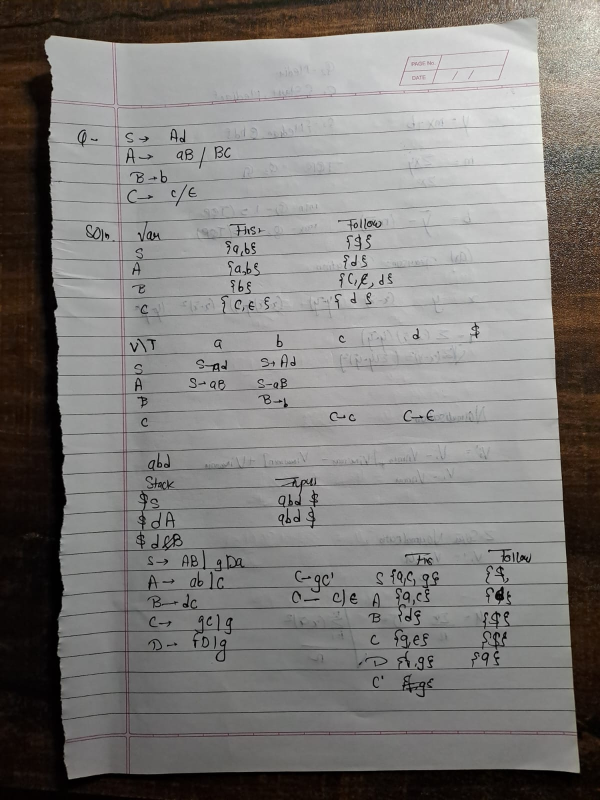
#> input picture Document Scanner/try.jpg, 1200 x 1600 px (shown at 1/2 size)
$ python -i scanner.py   (imports and definitions only)
#> lines starting #> are read from the running program, lines starting #| are printed output that depends on the picture; after the words box and inside, x2 and y2 are one past the last pixel; in counts of white or black regions, pixels touching at a corner belong together
import cv2
import numpy as np
from utils import order_points, four_point_transform

def scan_document(image_path):
    # Load the image and convert it to grayscale
#> called with image_path = 'try.jpg'
    image = cv2.imread(image_path)
#> image is the input picture: shape (1600, 1200, 3); mean B, G, R 122.4, 124.7, 127.1
    gray = cv2.cvtColor(image, cv2.COLOR_BGR2GRAY)

    # Use GaussianBlur and edge detection (Canny)
    blurred = cv2.GaussianBlur(gray, (5, 5), 0)
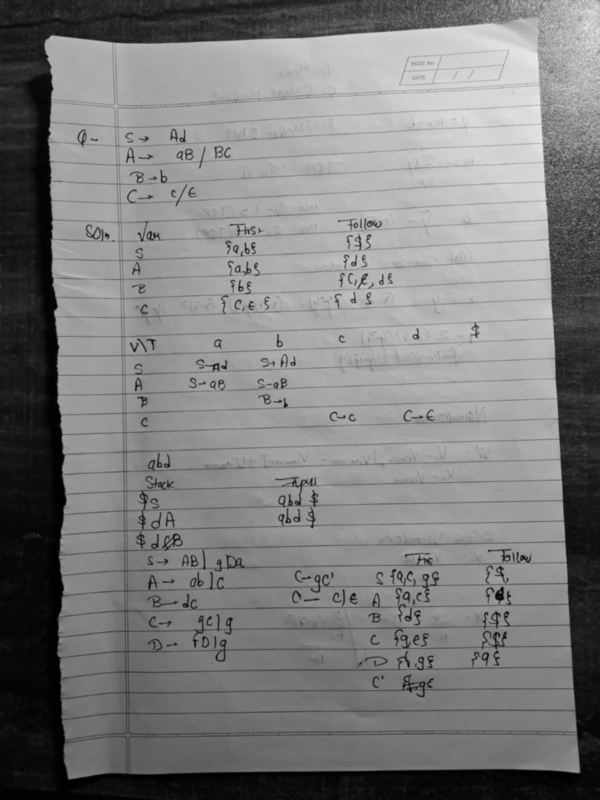
#> blurred: shape (1600, 1200) (shown at 1/2 size); min 0, max 234, mean 125.1
    edged = cv2.Canny(blurred, 75, 200)
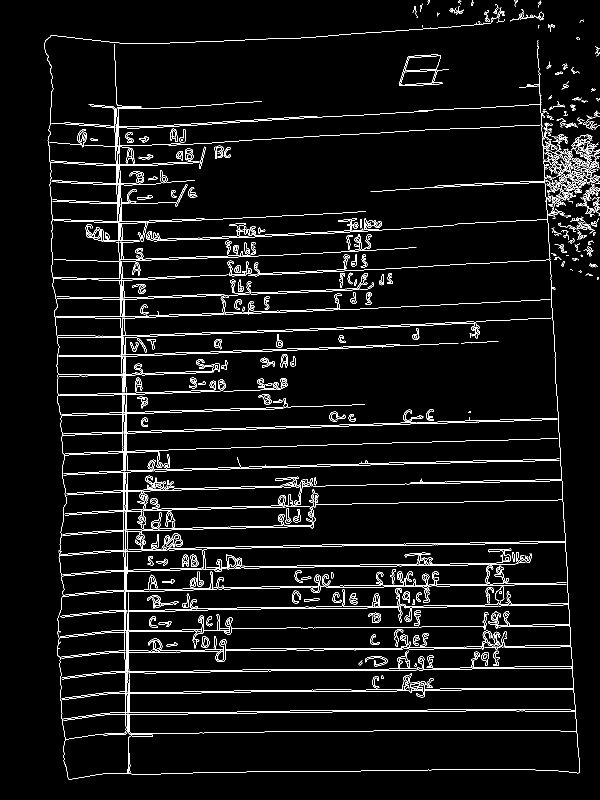
#> edged: shape (1600, 1200) (shown at 1/2 size); 4.5% white in thin lines or dots

    # Find contours and sort by area, descending
    contours, _ = cv2.findContours(edged.copy(), cv2.RETR_LIST, cv2.CHAIN_APPROX_SIMPLE)
#> contours = 844 contours, 381 with area under 20; largest, box (x1, y1, x2, y2) and area: (114, 364, 1160, 1559) 93231, (258, 1378, 1151, 1426) 34782, (255, 1336, 1148, 1385) 33837, (117, 780, 1116, 1105) 5748, (117, 1103, 406, 1181) 5652
    contours = sorted(contours, key=cv2.contourArea, reverse=True)[:5]
#> contours = 5 contours; box (x1, y1, x2, y2) and area: (114, 364, 1160, 1559) 93231, (258, 1378, 1151, 1426) 34782, (255, 1336, 1148, 1385) 33837, (117, 780, 1116, 1105) 5748, (117, 1103, 406, 1181) 5652

    # Loop over contours to find a quadrilateral
    for contour in contours:
        perimeter = cv2.arcLength(contour, True)
        approx = cv2.approxPolyDP(contour, 0.02 * perimeter, True)

        if len(approx) == 4:
            # If a 4-point contour is found, perform perspective correction
            doc_contour = approx
            break
#> this loop made 5 passes
#> (perimeter, approx) on passes 1 to 3: (52652.3, [[1089, 364], [137, 1558]]), (1938.4, [[1150, 1409], [258, 1388]]), (2014.8, [[1147, 1374], [255, 1346]])
#> perimeter on passes 4 to 5: 9617.9, 991.8

    # Apply the perspective transformation
#> (the run stopped early here; a loop or call above may not have finished)
